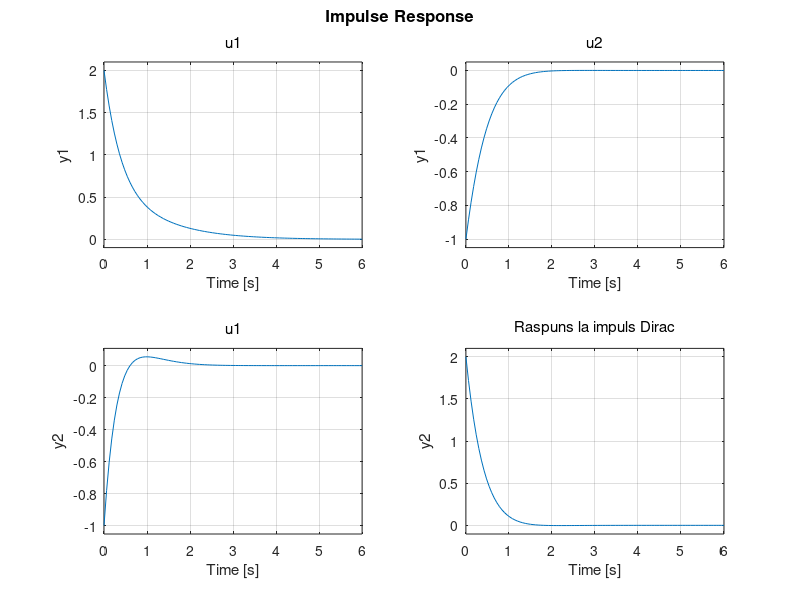

This figure's MATLAB source:
A = [-1 0 0; 0 -2 1; 0 -1 -3];
B = [1 0; 0 1; 1 -1];
C = [1 0 1; 0 1 -1];
D = zeros(2, 2);

sys = ss(A, B, C, D);

%% a) G12(s) - de la intrarea 2 la iesirea 1
G = tf(sys);
G12 = G(1, 2);
fprintf('G12(s):\n');
G12

%% b) raspuns la impuls Dirac (simulare analitica)
figure(1);
impulse(sys);
grid on;
title('Raspuns la impuls Dirac');
